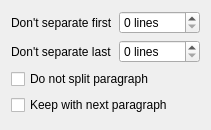
<?xml version="1.0" encoding="UTF-8"?>
<ui version="4.0">
 <class>PropertyWidget_OrphansBase</class>
 <widget class="QFrame" name="PropertyWidget_OrphansBase">
  <property name="geometry">
   <rect>
    <x>0</x>
    <y>0</y>
    <width>211</width>
    <height>130</height>
   </rect>
  </property>
  <property name="windowTitle">
   <string>Form</string>
  </property>
  <layout class="QGridLayout" name="gridLayout" columnstretch="0,1">
   <item row="0" column="0">
    <widget class="QLabel" name="keepLabelStart">
     <property name="toolTip">
      <string>Ensure that first lines of a paragraph won't end up separated from the rest (known as widow/orphan control)</string>
     </property>
     <property name="text">
      <string>Don't separate first</string>
     </property>
    </widget>
   </item>
   <item row="0" column="1">
    <widget class="QSpinBox" name="keepLinesStart">
     <property name="suffix">
      <string> lines</string>
     </property>
     <property name="maximum">
      <number>10</number>
     </property>
    </widget>
   </item>
   <item row="1" column="0">
    <widget class="QLabel" name="keepLabelEnd">
     <property name="text">
      <string>Don't separate last</string>
     </property>
    </widget>
   </item>
   <item row="1" column="1">
    <widget class="QSpinBox" name="keepLinesEnd">
     <property name="suffix">
      <string> lines</string>
     </property>
     <property name="maximum">
      <number>10</number>
     </property>
    </widget>
   </item>
   <item row="2" column="0" colspan="2">
    <widget class="QCheckBox" name="keepTogether">
     <property name="text">
      <string>Do not split paragraph</string>
     </property>
    </widget>
   </item>
   <item row="3" column="0" colspan="2">
    <widget class="QCheckBox" name="keepWithNext">
     <property name="text">
      <string>Keep with next paragraph</string>
     </property>
    </widget>
   </item>
  </layout>
 </widget>
 <resources/>
 <connections/>
</ui>
